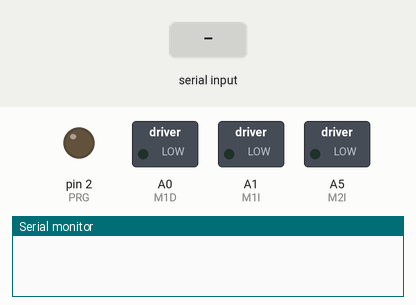
Recording of a sketch running on a simulated Arduino Uno, built with avr-gcc and run on an emulated ATmega328P. Shown: switched loads named in the sketch (green lamp = pin HIGH), output pins drawn as LEDs (lit = HIGH), the last lines printed to the serial monitor. The test bench sets the inputs (shaded band). Pins used as bus, display or sensor lines are not drawn.

Above: at 0.1 s.
At 5.7 s:
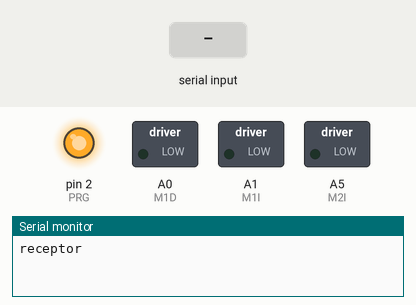
5.8 s: "_" received over the second serial link
At 6.9 s:
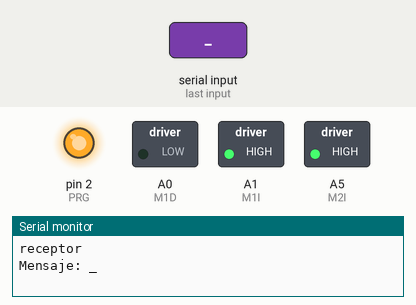
7.3 s: "90,45\n" received over the second serial link
8.8 s: "5\n" received over the second serial link
Timing chart, 0 to 11.8 s (numbered marks = the images above; inputs shaded):
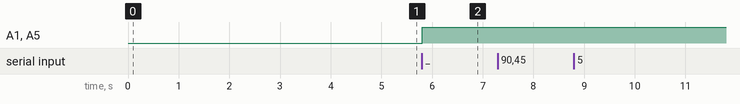

Measured:
- after the input at 5.8 s, A1 (M1I), A5 (M2I): LOW → HIGH at once

The sketch:

receptor5.3.ino
```cpp
#include <SoftwareSerial.h>

#define VCC 6
#define GND 5
#define RX  4
#define TX  3
#define PRG 2

const int M1D=A0, M1I=A1, EN1=12; //pin motor 1
const int M2D=A4, M2I=A5, EN2=11; //pin motor 2

SoftwareSerial HC12(TX, RX); // HC-12 TX Pin, HC-12 RX Pin

  String mensaje = "";
  String mensajeA = "";
  String mensajeB = "";
  bool variable=false;
  int Val_1;
  int Val_2;
  int Valmap_1;
  int Valmap_2;
  int Valabs_1;
  int Valabs_2;

void setup()
{
  pinMode(M1D, OUTPUT);
  digitalWrite(M1D, LOW);
  pinMode(M1I, OUTPUT);
  digitalWrite(M1I, LOW);

  Serial.begin(9600);
  HC12.begin(9600);

  pinMode(VCC, OUTPUT);
  digitalWrite(VCC, HIGH);

  pinMode(GND, OUTPUT);
  digitalWrite(GND, LOW);

  pinMode(PRG, OUTPUT);
  digitalWrite(PRG, LOW);

  delay(500);
  HC12.write("AT+B9600");
  delay(500);
  HC12.write("AT+C001");
  delay(500);
  HC12.write("AT+P4");
  delay(500);
  HC12.write("AT+FU1");
  delay(500);

  digitalWrite(PRG, HIGH);

  Serial.println("receptor");
  delay(2000);
}


void loop() {
  HC12.flush();
  while (HC12.available()){
    char c = HC12.read();
    mensaje += c;
    delay(10);
  }


  mensaje.trim(); //elimina los espacios en blanco al principio y al final del mensaje
  int longitud = mensaje.length();

  //Serial.println(mensaje);

  if (longitud > 0 && longitud < 10) {
    boolean variable = false;  // Indica si ya se encontró el separador "_"
    mensajeA = "";  // Limpiamos las variables antes de procesar
    mensajeB = "";

    for (int i = 0; i < longitud; i++) {
        String separador = mensaje.substring(i, i + 1);  // Obtenemos el carácter actual

        // Si encontramos el separador "_", cambiamos el estado de variable
        if (separador == "_") {
            variable = true;
        } else if (!variable) {
            // Antes del primer "_", los caracteres se agregan a mensajeA
            mensajeA += separador;
        } else {
            // Después del primer "_", los caracteres se agregan a mensajeB
            mensajeB += separador;
        }
    }

    // Imprimimos los resultados para verificar la separación
    Serial.println("Mensaje: " + mensaje);  // Mensaje completo original
    /**
    Serial.println("MensajeA: " + mensajeA);  // Contenido antes del "_"
    Serial.println("MensajeB: " + mensajeB);  // Contenido después del "_"
    Serial.println("Longitud: " + String(longitud));  // Longitud del mensaje
    **/
}

    if(longitud>0){
      Val_1 = mensajeA.toInt();
      Val_2 = mensajeB.toInt();
      Valmap_1 = map(Val_1, 0, 1023, -255, 255);
      Valmap_2 = map(Val_2, 0, 1023, -255, 255);
      Valabs_1 = abs(Valmap_1);
      Valabs_2 = abs(Valmap_2);
    }
    //Serial.println(Val_1 + " _ " + Val_2);

    //control motor 1
      if(Val_1>(550)){
        digitalWrite(EN1, HIGH);
        analogWrite(M1D, Valabs_1);
        //Serial.println("M1 DERECHA");
      } else if(Val_1<550 && Val_1>500){
        digitalWrite(M1D, LOW);
        analogWrite(M1I, LOW);
        //Serial.println("STOP M1");
      } else{
        digitalWrite(EN1, HIGH);
        analogWrite(M1I, Valabs_1);
        //Serial.println("M1 IZQUIERDA");
      }

    //Control M2
      if(Val_2>(550)){
        digitalWrite(EN2, HIGH);
        analogWrite(M2D, Valabs_2);
        //Serial.println("M2 DERECHA");
      } else if(Val_2<550 && Val_2>500){
        digitalWrite(M2D, LOW);
        analogWrite(M2I, LOW);
        //Serial.println("STOP M2");
      } else{
        digitalWrite(EN2, HIGH);
        analogWrite(M2I, Valabs_2);
        //Serial.println("M2 IZQUIERDA");
      }

  mensaje = "";
  mensajeA = "";
  mensajeB = "";

  HC12.flush();

}
```
